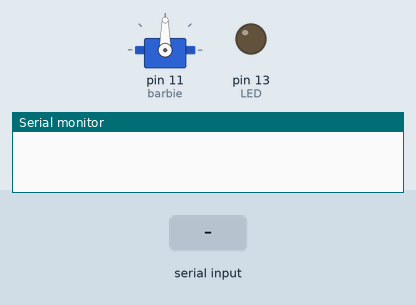
Simulated run of this sketch. Board: Arduino Uno, built with avr-gcc and run on an emulated ATmega328P. Parts: servo, output pins drawn as LEDs (lit = HIGH), the last lines printed to the serial monitor. Inputs (shaded band) come from the test bench.

Above: at 1.2 s.
1.3 s: "90,45\n" received over Serial
At 1.6 s:
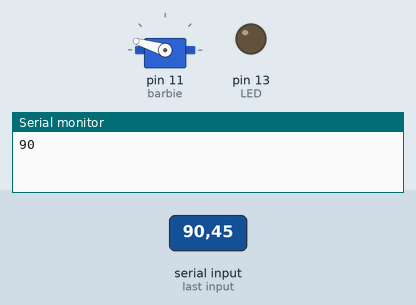
2.8 s: "30,150\n" received over Serial
At 4.0 s:
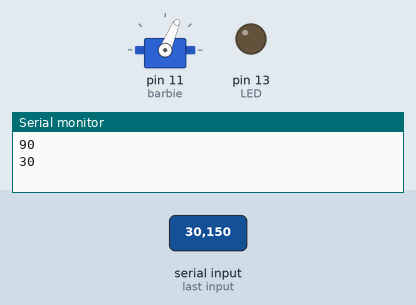
4.3 s: "1\n" received over Serial
At 5.0 s:
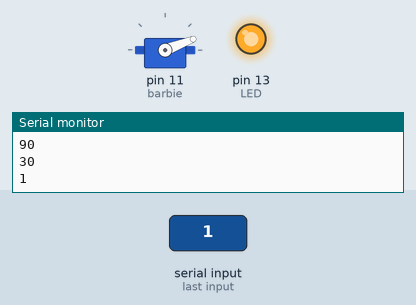
5.8 s: "0\n" received over Serial
At 6.1 s:
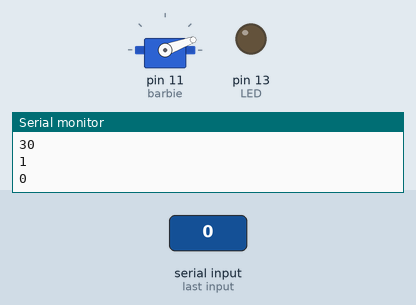
7.3 s: "200\n" received over Serial
At 8.5 s:
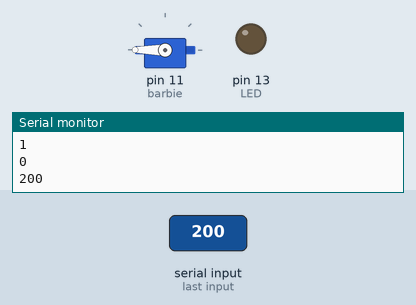
8.8 s: "90\n" received over Serial
At 9.6 s:
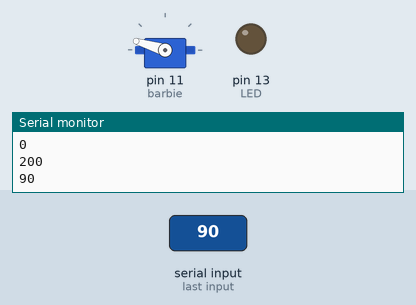
Timing chart, 0 to 11.3 s (numbered marks = the images above; inputs shaded):
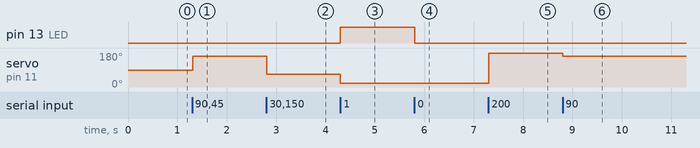

The sketch:

serialServo.ino
```cpp
//Servo controlado por dado recebido via Serial
//Autor: Otavio Carneiro - 25/05/2014
//Licenca: MIT - use como quiser, nao me responsabilize
#include <Servo.h>

Servo barbie;
const int LED = 13;
int valorAExibir = 0; // valor que o servo deve representar

void setup()
{
  Serial.begin(9600);
  pinMode(LED, OUTPUT);
  barbie.attach(11);
}

void loop()
{
  char buffer[] = {' ', ' ', ' ', ' ', ' ', ' ', ' '}; //pode receber ateh 7 caracteres
  while (!Serial.available()); // Wait for characters
  Serial.readBytesUntil('\n', buffer, 7);
  int valorRecebido = atoi(buffer);
  if (valorRecebido == 1) {
    digitalWrite(LED, HIGH);
  } else if (valorRecebido == 0) {
    digitalWrite(LED, LOW);
  }
  Serial.println(valorRecebido);

  int valorServo = map(valorRecebido, 0, 100, 20, 179);
  barbie.write(valorServo);

}
//  val = analogRead(potpin);            // reads the value of the potentiometer (value between 0 and 1023)
//  val = map(val, 0, 1023, 0, 179);     // scale it to use it with the servo (value between 0 and 180)
//  myservo.write(val);                  // sets the servo position according to the scaled value
//  delay(15);                           // waits for the servo to get there
//}
```

Measured:
- after the input at 1.3 s, servo on pin 11 (barbie): 90° → 163° at once
- after the input at 2.8 s, servo on pin 11 (barbie): 163° → 67° at once
- after the input at 4.3 s, pin 13 (LED): LOW → HIGH at once; servo on pin 11 (barbie): 67° → 21° at once
- after the input at 5.8 s, pin 13 (LED): HIGH → LOW at once; servo on pin 11 (barbie): 21° → 20° at once
- after the input at 7.3 s, servo on pin 11 (barbie): 20° → 180° at once
- after the input at 8.8 s, servo on pin 11 (barbie): 180° → 163° at once
